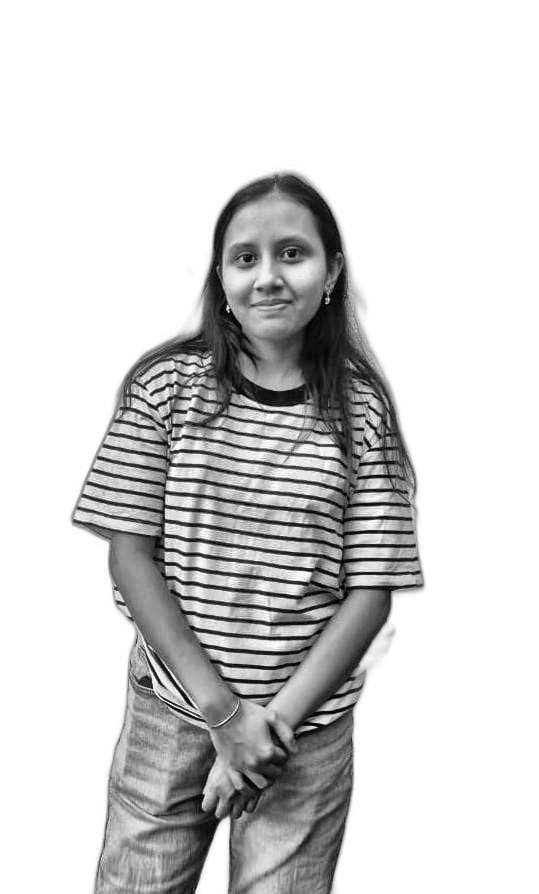
#> input picture source-prepped.png, 539 x 894 px
$ python test_ascii.py
#> lines starting #> are read from the running program, lines starting #| are printed output that depends on the picture
### scripts/ascii.py
# =============================================================================
# ascii.py — image -> character grid -> glyph ramp
# All constants come from theme.py — nothing hardcoded here.
# =============================================================================
import sys
from pathlib import Path
from html import escape

_SCRIPTS = Path(__file__).resolve().parent
if str(_SCRIPTS) not in sys.path:
    sys.path.insert(0, str(_SCRIPTS))

from PIL import Image
import theme


class AsciiImage:
    """Downsample an image to a character grid using theme.RAMP.

    Uses monochrome fill only (theme.ASCII_FILL) — no per-character color,
    which avoids the 'noisy portrait' anti-pattern.
    """

    def __init__(self, image_path, width: int = None):
        self.image_path = Path(image_path)
        self.width = width or theme.ASCII_COLS
        self._rows: list[str] = []
        self._prepare()

    def _prepare(self):
        img = Image.open(self.image_path).convert("L")
#> img is the input picture: PIL image 539x894 L; min 0, max 255, mean 210.9
        w, h = img.size
#> w = 539; h = 894
        aspect = h / w
#> aspect = 1.66
        height = int(self.width * aspect * 0.55)
#> height = 91
        img = img.resize((self.width, height), Image.LANCZOS)
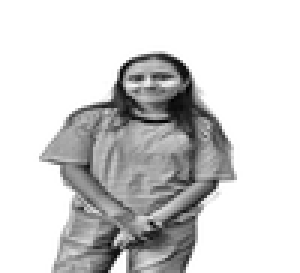
#> img: PIL image 100x91 L (shown 3 times larger); min 3, max 255, mean 210.8
        pixels = img.load()

        # theme.RAMP: " .`:-=+*cs#%@"  — light (space=transparent) → dark (dense)
        ramp = theme.RAMP
        ramp_len = len(ramp) - 1

        for y in range(height):
            row = ""
            for x in range(self.width):
                brightness = pixels[x, y]          # 0=black, 255=white
                idx = int(brightness / 255 * ramp_len)
                row += ramp[idx]
            self._rows.append(row)
#> after the loop, self._rows = 91 items

    def resize(self, width: int) -> "AsciiImage":
        """Return a new AsciiImage re-sampled at `width` columns."""
        return AsciiImage(self.image_path, width=width)

    def rows(self) -> list[str]:
        return self._rows

    def render(
        self,
        x: int,
        y: int,
        font_size: int = None,
        line_height: int = None,
        color: str = None,
        delay: float = 0.8,
    ) -> str:
        """Generate SVG text elements with per-row clip-path wipe reveal.

        Uses theme constants for all styling; color defaults to ASCII_FILL.
        Animation plays once and freezes (fill='freeze').
        """
#> called with x = 20, y = 20, delay = 0
        fs     = font_size   or theme.FONT_SIZE_ASCII
        lh     = line_height or theme.ASCII_LINE_H
        fill   = color       or theme.ASCII_FILL
        font   = theme.FONT_MONO
        wipe_dur = theme.ASCII_WIPE_DUR
        stagger  = theme.ASCII_ROW_STAGGER
        clip_w = int(self.width * fs * 0.62 + 20)

        parts = []
        for i, row in enumerate(self._rows):
            row_esc = escape(row)
            d = round(delay + i * stagger, 4)
            cy = y + i * lh

            parts.append(
                f"<g>"
                f"<clipPath id=\"aclip{i}\">"
                f"<rect x=\"{x}\" y=\"{cy - lh + 1}\" width=\"0\" height=\"{lh}\">"
                f"<animate attributeName=\"width\""
                f" from=\"0\" to=\"{clip_w}\""
                f" begin=\"{d}s\" dur=\"{wipe_dur}s\" fill=\"freeze\"/>"
                f"</rect>"
                f"</clipPath>"
                f"<text clip-path=\"url(#aclip{i})\""
                f" x=\"{x}\" y=\"{cy}\""
                f" font-family=\"{font}\""
                f" font-size=\"{fs}\""
                f" fill=\"{fill}\">{row_esc}</text>"
                f"</g>"
            )
#> this loop made 91 passes
#> (d, cy) on passes 1 to 12: (0, 20), (0.03, 30), (0.06, 40), (0.09, 50), (0.12, 60), (0.15, 70), (0.18, 80), (0.21, 90), (0.24, 100), (0.27, 110), (0.3, 120), (0.33, 130)
#> after the loop, parts = 91 items

        return "\n".join(parts)


# Backward-compat alias so both old (ASCIIArt) and new (AsciiImage) names work.
ASCIIArt = AsciiImage

### scripts/svg.py
from html import escape
from pathlib import Path
from utils import REPO_ROOT


class SVG:
    def __init__(self, width, height):

        self.width = width
        self.height = height

        self.parts = []

        self.parts.append(
            f'''<?xml version="1.0" encoding="UTF-8"?>
<svg
xmlns="http://www.w3.org/2000/svg"
width="{width}"
height="{height}"
viewBox="0 0 {width} {height}">
'''
        )

    def finish(self):
        self.parts.append("</svg>")

    def save(self, filename):

        self.finish()

        path = Path(filename)
        if not path.is_absolute():
            path = REPO_ROOT / path

        path.parent.mkdir(parents=True, exist_ok=True)
        with open(path, "w", encoding="utf-8") as f:
            f.write("\n".join(self.parts))

    def raw(self, text):

        self.parts.append(text)

    # [128 lines left out: functions rect, circle, text, animated_text, not called in this run]
    def group_start(self, opacity=1):

        self.parts.append(f'<g opacity="{opacity}">')

    def group_end(self):

        self.parts.append("</g>")

### scripts/utils.py
# =============================================================================
# utils.py — shared helpers: path resolution, SVG boilerplate, timing math
# =============================================================================
from pathlib import Path
from html import escape

# --------------- Path resolution (fixes CWD bug) ----------------------------
# Always resolves relative to the repository root regardless of where the
# calling script is invoked from.
_SCRIPTS_DIR = Path(__file__).resolve().parent
REPO_ROOT    = _SCRIPTS_DIR.parent


def repo_path(*parts: str) -> Path:
    """Return an absolute path relative to the repo root.

    Usage:
        repo_path("data", "contributions.json")  # → <repo>/data/contributions.json
        repo_path("contrib-heatmap.svg")          # → <repo>/contrib-heatmap.svg
    """
    return REPO_ROOT.joinpath(*parts)


def scripts_path(*parts: str) -> Path:
    """Return an absolute path relative to the scripts/ directory."""
    return _SCRIPTS_DIR.joinpath(*parts)


# --------------- Animation stagger math -------------------------------------
# [38 lines left out: functions ascii_row_delay, info_line_delay, heatmap_col_delay, svg_start, not called in this run]


def svg_end() -> str:
    return "</svg>"


# [7 lines left out: function rect, not called in this run]


def circle(cx, cy, r, fill) -> str:
    return f'<circle cx="{cx}" cy="{cy}" r="{r}" fill="{fill}"/>'


# [20 lines left out: functions text, fade_translate, not called in this run]

### scripts/render_ascii.py
# =============================================================================
# render_ascii.py — thin wrapper: image path -> SVG fragment string
# All rendering logic lives in ascii.AsciiImage.render() which uses theme.py.
# =============================================================================
import sys
from pathlib import Path

_SCRIPTS = Path(__file__).resolve().parent
if str(_SCRIPTS) not in sys.path:
    sys.path.insert(0, str(_SCRIPTS))

import theme
from ascii import AsciiImage


def render(image_path, x: int, y: int, delay: float = 0.0) -> str:
    """Generate an SVG fragment of the ASCII portrait with row-wipe reveal.

    Args:
        image_path: Absolute path (or repo_path result) to source-prepped.png.
        x:          Left edge of the ASCII block in the parent SVG.
        y:          Baseline y of the first row.
        delay:      Base seconds before the first row starts animating.

    Returns:
        SVG fragment string (no outer <svg> tag).
    """
    img = AsciiImage(image_path, width=theme.ASCII_COLS)
    return img.render(x=x, y=y, delay=delay)

### scripts/test_ascii.py
# =============================================================================
# test_ascii.py — quick sanity test: source-prepped.png -> ascii-test.svg
# =============================================================================
import sys
from pathlib import Path

_SCRIPTS = Path(__file__).resolve().parent
if str(_SCRIPTS) not in sys.path:
    sys.path.insert(0, str(_SCRIPTS))

from svg import SVG
from render_ascii import render
from utils import repo_path

svg = SVG(920, 700)

svg.raw(render(
    repo_path("source-prepped.png"),
    x=20,
    y=20,
    delay=0.0,
))

out = repo_path("ascii-test.svg")
svg.save(str(out))
print(f"ascii-test.svg -> {out}")
